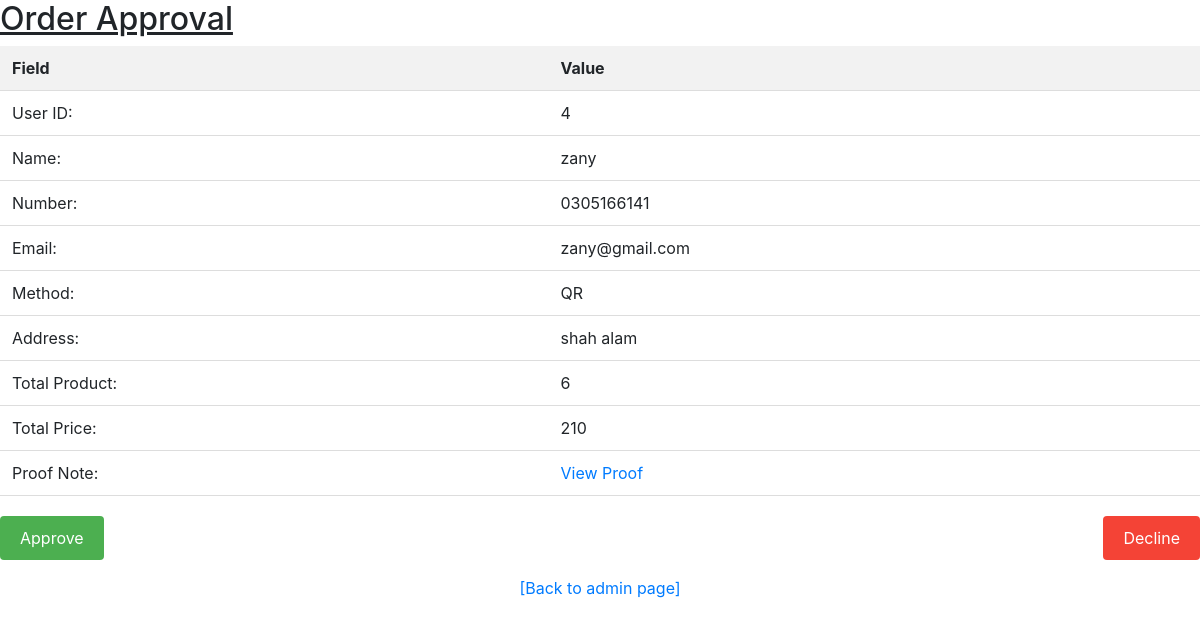
The page /admins/orderapproval.php on the database its author committed.
### tables this page shows
CREATE TABLE `orders` (
  `id` int(100) NOT NULL,
  `user_id` int(100) NOT NULL,
  `name` varchar(20) NOT NULL,
  `number` varchar(10) NOT NULL,
  `email` varchar(50) NOT NULL,
  `method` varchar(50) NOT NULL,
  `address` varchar(500) NOT NULL,
  `total_products` varchar(1000) NOT NULL,
  `total_price` int(100) NOT NULL,
  `placed_on` date NOT NULL DEFAULT current_timestamp(),
  `payment_status` varchar(20) NOT NULL DEFAULT 'pending',
  `proof_of_purchase` longblob NOT NULL
);

### admins/orderapproval.php (the view, shortened to what this page needs)
<?php
$servername = "localhost";
$username = "root";
$password = "";
$dbname = "aneka_2.0";
$conn = new mysqli($servername, $username, $password, $dbname);
$sql = "SELECT * FROM `orders`";
$result = $conn->query($sql);
if ($result->num_rows > 0) {
    $orders = array();
    while ($row = $result->fetch_assoc()) {
        $orders[] = $row;
    }
} else {
    echo "No orders found.";
}
?>
<head>
<link rel="stylesheet" href="https://stackpath.bootstrapcdn.com/bootstrap/4.5.2/css/bootstrap.min.css">
</head>
<?php if (!empty($orders)): ?>
<?php foreach ($orders as $order): ?>
    <h2>
    <u>Order Approval</u>
    </h2>
    <!DOCTYPE html>
<html lang="en">
<head>
</head>
<body>
    <table>
        <tr>
            <th>Field</th>
            <th>Value</th>
        </tr>
        <tr>
            <td>User ID:</td>
            <td><?php echo $order['user_id']; ?></td>
        </tr>
        <tr>
            <td>Name:</td>
            <td><?php echo $order['name']; ?></td>
        </tr>
        <tr>
            <td>Number:</td>
            <td><?php echo $order['number']; ?></td>
        </tr>
        <tr>
            <td>Email:</td>
            <td><?php echo $order['email']; ?></td>
        </tr>
        <tr>
            <td>Method:</td>
            <td>QR</td>
        </tr>
        <tr>
            <td>Address:</td>
            <td><?php echo $order['address']; ?></td>
        </tr>
        <tr>
            <td>Total Product:</td>
            <td><?php echo $order['total_products']; ?></td>
        </tr>
        <tr>
            <td>Total Price:</td>
            <td><?php echo $order['total_price']; ?></td>
        </tr>
        <tr>
            <td>Proof Note:</td>
            <td><a href="view.php">View Proof</a></td>
        </tr>
    </table>
    <form action="orderapproval.php" method="POST" class="approval-form">
        <button type="submit" class="btn btn-success" name="approve_order">Approve</button>
        <button type="submit" class="btn btn-danger" name="decline_order">Decline</button>
    </form>
</body>
</html>
<?php endforeach; ?>
<?php else: ?>
    <p>No orders found.</p>
<?php endif; ?>
<a href="Admin_dashbord.php"><center>[Back to admin page]</center></a>

### admins/orderapproval.php (style rules this page uses)
table { width: 100%; border-collapse: collapse; margin-bottom: 20px; }
th, td { padding: 12px; text-align: left; border-bottom: 1px solid #ddd; }
th { background-color: #f2f2f2; }
.approval-form { display: flex; justify-content: space-between; }
.btn { padding: 10px 20px; font-size: 16px; cursor: pointer; }
.btn-success { background-color: #4CAF50; color: white; border: none; }
.btn-danger { background-color: #f44336; color: white; border: none; }

### rows shown on the page
orders: user "4", name "zany", number "0305166141", email "zany@gmail.com", address "shah alam", total_products "6", total_price "210"
